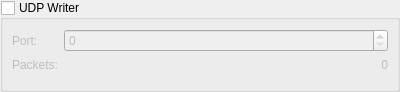
<ui version="4.0">
 <author/>
 <comment/>
 <exportmacro/>
 <class>QUdpWriterWidget</class>
 <widget name="QUdpWriterWidget" class="QWidget">
  <property name="geometry">
   <rect>
    <x>0</x>
    <y>0</y>
    <width>400</width>
    <height>92</height>
   </rect>
  </property>
  <property name="minimumSize">
   <size>
    <width>400</width>
    <height>0</height>
   </size>
  </property>
  <property name="windowTitle">
   <string>Form</string>
  </property>
  <layout class="QVBoxLayout" name="verticalLayout">
   <property name="leftMargin">
    <number>0</number>
   </property>
   <property name="topMargin">
    <number>0</number>
   </property>
   <property name="rightMargin">
    <number>0</number>
   </property>
   <property name="bottomMargin">
    <number>0</number>
   </property>
   <item>
    <widget class="QGroupBox" name="groupBox">
     <property name="title">
      <string>UDP Writer</string>
     </property>
     <property name="checkable">
      <bool>true</bool>
     </property>
     <property name="checked">
      <bool>false</bool>
     </property>
     <layout class="QFormLayout" name="formLayout">
      <item row="0" column="0">
       <widget class="QLabel" name="label">
        <property name="text">
         <string>Port:</string>
        </property>
       </widget>
      </item>
      <item row="0" column="1">
       <widget class="QSpinBox" name="incoming_port"/>
      </item>
      <item row="1" column="0">
       <widget class="QLabel" name="label_2">
        <property name="text">
         <string>Packets:</string>
        </property>
       </widget>
      </item>
      <item row="1" column="1">
       <widget class="QLabel" name="label_3">
        <property name="text">
         <string>0</string>
        </property>
        <property name="alignment">
         <set>Qt::AlignRight|Qt::AlignTrailing|Qt::AlignVCenter</set>
        </property>
       </widget>
      </item>
     </layout>
     <zorder>label_2</zorder>
     <zorder>label</zorder>
     <zorder>incoming_port</zorder>
     <zorder>label_3</zorder>
    </widget>
   </item>
  </layout>
 </widget>
 <pixmapfunction/>
 <connections/>
</ui>
